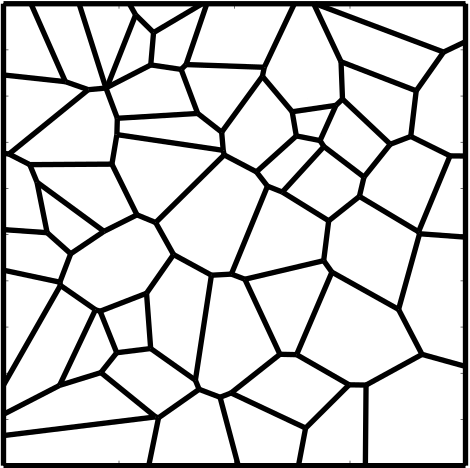
%> input picture Matlab/VoronoiMesh.png, 470 x 468 px
$ octave ConvergencePlots.m   (GNU Octave 9; MATLAB toolbox functions it lacks are replaced by stand-ins)
%> lines starting %> are read from the running program, lines starting %| are printed output that depends on the picture
%shape = 'quads';
%shape = 'triangles';
shape = 'voronoi';

switch shape
    case 'triangles'
%%%%%%%%%%%%%%%%%Triangles

h = [0.10101525445522107, 0.05018856132284956, 0.025141822757713456, 0.012525468249897755,...
     0.006261260829309998];

% [20 lines of commented-out code are left out]
H1ElectricError   = [0.0066018410182922815, 0.0016411111026913435, 0.00044293381731688947, 0.00010903206288271363, 2.69209350699779e-05];

H1MagneticError   = [0.013916958988976465, 0.006632633060020177, 0.00372081132305619, 0.001893495679319807, 0.0009284458222196577];

LSElectricError   = [0.002041269627697175, 0.0006152802610260516, 0.00017070912473269724, 4.6754403928177344e-05, 1.170543230598739e-05];

LSMagneticError   = [0.01111020396711591, 0.005866282975280072, 0.0035693959489202197, 0.00188762738616006, 0.0009262574324497253];

PiecewiseElectric = [0.002142036493849704, 0.0006506890054289756, 0.0001895306417710418, 5.11705921121986e-05, 1.2792573358683945e-05];

PiecewiseMagnetic = [0.011056580633680776, 0.0058626406802457474, 0.0035694745399296127, 0.001887214331824036, 0.0009262413268502271];
set(gca,'FontSize',15)
hold on
%Pick a basis point for the triangle
xseed = 0.9*h(5)+h(4)*0.1;
yseed = 0.01*0.25+0.001*.75;
%desiredSlope Of triangle
slope = 2;
%Another x point
xnext = h(4);


b = log10(yseed/(xseed^slope));


ynext = 10^(b)*xnext^slope;


x = [xseed, xseed,xnext,ynext];
%secondtitle = 'Triangles';


%Plotting the electric field
figure(1)
clf
loglog(h,H1ElectricError,'o','LineWidth',3,'color','k');
hold on
loglog(h,LSElectricError,'d','LineWidth',3,'color','b');
loglog(h,PiecewiseElectric,'s','Linewidth',3,'color','r');
loglog(h,H1ElectricError,'LineWidth',2,'Color','k');
loglog(h,LSElectricError,'--','LineWidth',2,'Color','b');
loglog(h,PiecewiseElectric,':','Linewidth',2,'Color','r');

set(gca,'FontSize',15)
set(gca,'linewidth',2)
hold on
%Pick a basis point for the triangle
xseed = 0.9*h(5)+h(4)*0.1;
yseed = 0.00005;
%desiredSlope Of triangle
slope = 2;
%Another x point
xnext = h(4);


b = log10(yseed/(xseed^slope));


ynext = 10^(b)*xnext^slope;


x = [xseed, xseed, xnext, xseed];
y = [yseed, ynext, ynext, yseed];

loglog(x,y,'LineWidth',2,'Color','k')

%text(xseed*0.7+0.3*xnext,ynext+0.003,'1','Fontsize',15)
%text(xseed-0.001,0.5*yseed+0.5*ynext,'2','Fontsize',15)


%title('Triangular Mesh')


%Now the ticks
%The x-axis
leftaxis = 0.005;
rightaxis = 0.13;
upaxis = 0.012;
downaxis = 10e-6;

axis([leftaxis rightaxis downaxis upaxis])

legend('E','LS', 'GI')
legend('Location','northwest')

%Plotting The magnetic Field
test = imread('TriangularMesh.png');
axes('position',[0.657 0.145 0.225 0.25]);
imagesc(test)
set(gca,'YTickLabel',[]);
set(gca,'XTickLabel',[]);
figure(2)
clf
loglog(h,H1MagneticError,'o','LineWidth',3,'color','k')
hold on
loglog(h,LSMagneticError,'d','LineWidth',3,'color','b')
loglog(h,PiecewiseMagnetic,'s','Linewidth',3,'color','r');
loglog(h,H1MagneticError,'LineWidth',2,'Color','k')
loglog(h,LSMagneticError,'--','LineWidth',2,'Color','b')
loglog(h,PiecewiseMagnetic,':','Linewidth',2,'Color','r');
set(gca,'FontSize',15)
set(gca,'linewidth',2)

hold on

%Pick a basis point for the triangle
xseed = h(4)*0.05+0.95*h(5);
yseed = 0.0015;
%desiredSlope Of triangle
slope = 1;
%Another x point
xnext = h(4);


b = log10(yseed/(xseed^slope));


ynext = 10^(b)*xnext^slope;


x = [xseed, xseed, xnext, xseed];
y = [yseed, ynext, ynext, yseed];

loglog(x,y,'Linewidth',2,Color','k')


% [18 lines of commented-out code are left out]

leftaxis = 0.005;
rightaxis = 0.13;
downaxis = 0.0008;
upaxis = 0.015;

axis([leftaxis rightaxis downaxis upaxis])
%xlabel('Mesh Size')

ax = log10(leftaxis);
bx = log10(rightaxis);
tx = ax:(bx-ax)/10:bx;
tx = 10.^(tx);
ay = log10(downaxis);
by = log10(upaxis);
ty = ay:(by-ay)/10:by;
ty = 10.^(ty);

legend('E','LS','GI')
legend('Location','northwest')
%xticks(tx)
%yticks(ty)

%grid on
test = imread('TriangularMesh.png');
axes('position',[0.657 0.145 0.225 0.25]);
imagesc(test)
set(gca,'YTickLabel',[]);
set(gca,'XTickLabel',[]);


    case 'quads'
%%%%%%%%%%%%%%%%%%%PerturbedSquares
%h = [0.471405,0.235702,0.122975,0.0614875,0.0310816,0.0155408,0.00779781];
%The above was the older mesh-size

h = [0.16666666666666666, 0.08333333333333333, 0.043478260869565216, 0.021739130434782608,...
     0.010989010989010988];%, 0.005494505494505494,0.0027548209366391185];

% [19 lines of commented-out code are left out]
H1ElectricError   = [0.001774417930875261, 0.0010062351690206253, 0.0002637642679525955, 6.217070950806123e-05, 1.3907865683591227e-05];

H1MagneticError   = [0.009534427732761534, 0.0035522498596006944, 0.001532968126216255, 0.0007127225108885281, 0.00035083375879386953];

LSElectricError   = [0.0014160587476318531, 0.0006517541819406749, 0.00020518795705137482, 5.000458408800789e-05, 1.0699521313429111e-05];

LSMagneticError   = [0.0040488875151531685, 0.002820666782822637, 0.0013537170267334609, 0.0006746512980229448, 0.0003395070590210928];

PiecewiseElectric = [0.0008751450878900018, 0.0003225251494994439, 0.00014529896989628577, 3.593982412134691e-05, 5.572181166640876e-06];

PiecewiseMagnetic = [0.003722607642478202, 0.002700378986463313, 0.0013390200102385234, 0.0006729085824221313, 0.00033906931857913345];

figure(1)

clf

loglog(h,H1ElectricError,'o','LineWidth',3,'color','k')
hold on
loglog(h,LSElectricError,'d','LineWidth',3,'color','b')
loglog(h,PiecewiseElectric,'s','Linewidth',3,'color','r');
loglog(h,H1ElectricError,'LineWidth',2,'Color','k')
loglog(h,LSElectricError,'--','LineWidth',2,'Color','b')
loglog(h,PiecewiseElectric,':','Linewidth',2,'color','r');
%loglog(h,10^(1)*h.^(1.8))
hold on
%Pick a basis point for the triangle
xseed = 0.95*h(5)+0.05*h(4);
yseed = 0.000025;
%desiredSlope Of triangle
slope = 2;
%Another x point
xnext = h(4);


b = log10(yseed/(xseed^slope));


ynext = 10^(b)*xnext^slope;


x = [xseed, xseed, xnext, xseed];
y = [yseed, ynext, ynext, yseed];

loglog(x,y,'r','LineWidth',2,'Color','k')
set(gca,'FontSize',15)
set(gca,'linewidth',2)
% [10 lines of commented-out code are left out]

leftaxis = 0.009;
rightaxis = 0.18;
downaxis = 0.000004;
upaxis = 0.0022;

axis([leftaxis rightaxis downaxis upaxis])


ax = log10(leftaxis);
bx = log10(rightaxis);
tx = ax:(bx-ax)/10:bx;
tx = 10.^(tx);
ay = log10(downaxis);
by = log10(upaxis);
ty = ay:(by-ay)/10:by;
ty = 10.^(ty);

legend('E','LS', 'GI')
legend('Location','northwest')
%xti16cks(tx)
%yticks(ty)

test = imread('PerturbedSquaresMesh.png');
axes('position',[0.657 0.145 0.225 0.25]);
imagesc(test)
set(gca,'YTickLabel',[]);
set(gca,'XTickLabel',[]);


%grid on


%Plotting The magnetic Field

figure(2)
clf
loglog(h,H1MagneticError,'o','LineWidth',3,'color','k')
hold on
loglog(h,LSMagneticError,'d','LineWidth',3,'color','b')
loglog(h,PiecewiseMagnetic,'s','Linewidth',3,'color','r');
loglog(h,H1MagneticError,'LineWidth',2,'Color','k')
loglog(h,LSMagneticError,'--','LineWidth',2,'Color','b')
loglog(h,PiecewiseMagnetic,':','Linewidth',2,'color','r');

hold on

%Pick a basis point for the triangle
xseed = h(4)*0.05+0.95*h(5);
yseed = 0.0005;
%desiredSlope Of triangle
slope = 1;
%Another x point
xnext = h(4);


b = log10(yseed/(xseed^slope));


ynext = 10^(b)*xnext^slope;


x = [xseed, xseed, xnext, xseed];
y = [yseed, ynext, ynext, yseed];

loglog(x,y,'LineWidth',2,'Color','k')


%text(xseed*0.7+0.3*xnext,ynext+0.01+0.01,'1','FontSize',15)
%text(xseed-0.0015,0.5*yseed+0.5*ynext,'1','FontSize',15)

set(gca,'FontSize',15)
set(gca,'linewidth',2)


% [5 lines of commented-out code are left out]

leftaxis = 0.009;
rightaxis = 0.18;
downaxis = 0.00025;
upaxis = 0.012;

axis([leftaxis rightaxis downaxis upaxis])


ax = log10(leftaxis);
bx = log10(rightaxis);
tx = ax:(bx-ax)/10:bx;
tx = 10.^(tx);
ay = log10(downaxis);
by = log10(upaxis);
ty = ay:(by-ay)/10:by;
ty = 10.^(ty);


%xticks(tx)
%yticks(ty)


legend('E','LS','GI')
legend('Location','northwest')
test = imread('PerturbedSquaresMesh.png');
axes('position',[0.657 0.145 0.225 0.25]);
imagesc(test)
set(gca,'YTickLabel',[]);
set(gca,'XTickLabel',[]);
    case 'voronoi'
%%%%%%%%%%%%%%%%%%%%%%%%%%Voronoi

%h = [0.12803687993289598, 0.06772854614785964, 0.03450327796711771, 0.017476749542968805,...
%     0.008787156237382746];%, 0.004419676355414694,0.0022139558199118672];

%ElectricError = [0.4846671385368301, 0.17629056352803815, 0.0894535222510598, 0.013677866376455412,...
%    0.006616196310031363];

%MagneticError = [4.418879142501644, 2.4900590603987354, 1.2075527434363857, 0.5879063547722386,...
% 0.276556530752596];

h = [0.12803687993289598, 0.06772854614785964, 0.03450327796711771, 0.017476749542968805,0.008787156237382746];

% [19 lines of commented-out code are left out]
H1ElectricError   = [0.00845940149671967, 0.0029779545406830566, 0.0007088809050338395, 0.00018380482499734087, 4.7407445420933354e-05];

H1MagneticError   = [0.02310924244551625, 0.011438436350391148, 0.005374986983259667, 0.0025580663010301456, 0.0012266852950447824];

LSElectricError   = [0.002041269627697175, 0.0006152802610260516, 0.00017070912473269724, 4.6754403928177344e-05, 1.170543230598739e-05];

LSMagneticError   = [0.01111020396711591, 0.005866282975280072, 0.0035693959489202197, 0.00188762738616006, 0.0009262574324497253];

PiecewiseElectric = [0.003814593166903991, 0.001316450788757688, 0.0011579456279979844, 0.00013411656251855646, 8.374815634413833e-05];

PiecewiseMagnetic = [0.01716968221857468, 0.00978890083640975, 0.004768700680518675, 0.002337061575947633, 0.0011041751607145534];


figure(1)

clf

loglog(h,H1ElectricError,'o','LineWidth',3,'color','k')
hold on
loglog(h,LSElectricError,'d','LineWidth',3,'color','b')
loglog(h,PiecewiseElectric,'s','Linewidth',3,'color','r');
loglog(h,H1ElectricError,'LineWidth',2,'Color','k')
loglog(h,LSElectricError,'--','LineWidth',2,'Color','b')
loglog(h,PiecewiseElectric,':','Linewidth',2,'color','r');
hold on
%Pick a basis point for the triangle
xseed = 0.9*h(5)+h(4)*0.1;
%yseed = 0.0124;
yseed = 0.00015;
%desiredSlope Of triangle
slope = 2;
%Another x point
xnext = h(4)*0.95+0.05*h(5);


b = log10(yseed/(xseed^slope));


ynext = 10^(b)*xnext^slope;


x = [xseed, xseed, xnext, xseed];
y = [yseed, ynext, ynext, yseed];

loglog(x,y,'LineWidth',2,'Color','k')

%text(xseed*0.7+0.3*xnext,ynext+0.001+0.0035,'1','FontSize',15)
%text(xseed-0.0012,0.5*yseed+0.5*ynext,'2','FontSize',15)
set(gca,'FontSize',15)
set(gca,'linewidth',2)


% [12 lines of commented-out code are left out]

leftaxis  = 0.008;
rightaxis = 0.15;
upaxis = 0.01;
downaxis = 0.0000075;
axis([leftaxis rightaxis downaxis upaxis])
%xlabel('Mesh Size')

ax = log10(leftaxis);
bx = log10(rightaxis);
tx = ax:(bx-ax)/10:bx;
tx = 10.^(tx);
ay = log10(downaxis);
by = log10(upaxis);
ty = ay:(by-ay)/10:by;
ty = 10.^(ty);

%ylabel('Error On Electric Field')

%xticks(tx)
%yticks(ty)
%grid on

legend('E','LS','GI')
legend('Location','northwest')


test = imread('VoronoiMesh.png');
%> test is the input picture: size 468x470x3 uint8; min 0, max 255, mean 209.3
axes('position',[0.657 0.145 0.225 0.25]);
imagesc(test)
set(gca,'YTickLabel',[]);
set(gca,'XTickLabel',[]);
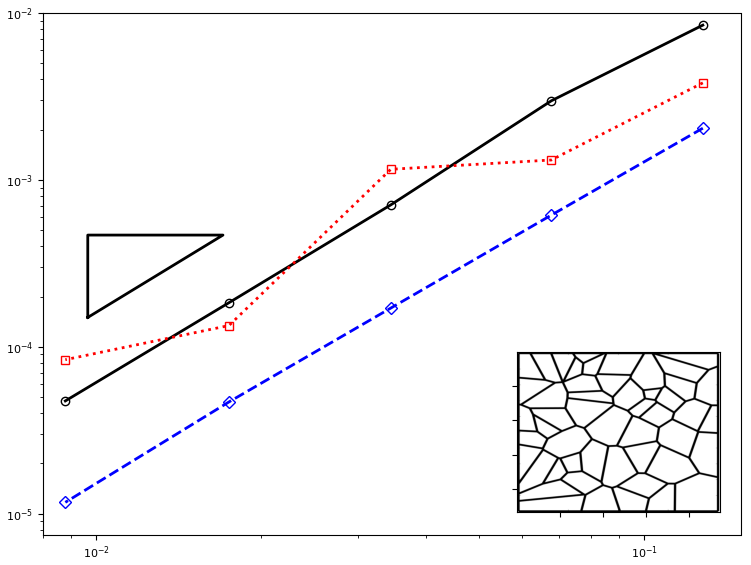
%> figure redrawn from the program's plot data, 2 panels


%Plotting The magnetic Field

figure(2)
clf
loglog(h,H1MagneticError,'o','LineWidth',3,'color','k')
hold on
loglog(h,LSMagneticError,'d','LineWidth',3,'color','b')
loglog(h,PiecewiseMagnetic,'s','Linewidth',3,'color','r');
loglog(h,H1MagneticError,'LineWidth',2,'Color','k')
loglog(h,LSMagneticError,'--','LineWidth',2,'Color','b')
loglog(h,PiecewiseMagnetic,':','Linewidth',2,'color','r');


hold on

%Pick a basis point for the triangle
%xseed = h(4)*0.25+0.75*h(5);
%yseed = 0.45;
xseed = 0.95*h(5)+0.05*h(4);
yseed = 0.0015;
%desiredSlope Of triangle
slope = 1;
%Another x point
%xnext = h(4);
xnext = h(5)*0.05+0.95*h(4);


b = log10(yseed/(xseed^slope));


ynext = 10^(b)*xnext^slope;


x = [xseed, xseed, xnext, xseed];
y = [yseed, ynext, ynext, yseed];

loglog(x,y,'LineWidth',2,'Color','k')


%text(xseed*0.7+0.3*xnext,ynext+0.01+0.01+0.01+0.01+0.01,'1','FontSize',15)
%text(xseed-0.0015/1.5,0.5*yseed+0.5*ynext,'1','fontSize',15)


set(gca,'FontSize',15)
set(gca,'linewidth',2)


% [11 lines of commented-out code are left out]
leftaxis = 0.008;
rightaxis = 0.15;
downaxis = 0.0008;
upaxis = 0.026;
axis([leftaxis rightaxis downaxis upaxis])
%xlabel('Mesh Size')

ax = log10(leftaxis);
bx = log10(rightaxis);
tx = ax:(bx-ax)/10:bx;
tx = 10.^(tx);
ay = log10(downaxis);
by = log10(upaxis);
ty = ay:(by-ay)/10:by;
ty = 10.^(ty);

%xticks(tx)
%yticks(ty)

%grid on
legend('E','LS','GI')
legend('Location','northwest')

test = imread('VoronoiMesh.png');
axes('position',[0.657 0.145 0.225 0.25]);
imagesc(test)
set(gca,'YTickLabel',[]);
set(gca,'XTickLabel',[]);
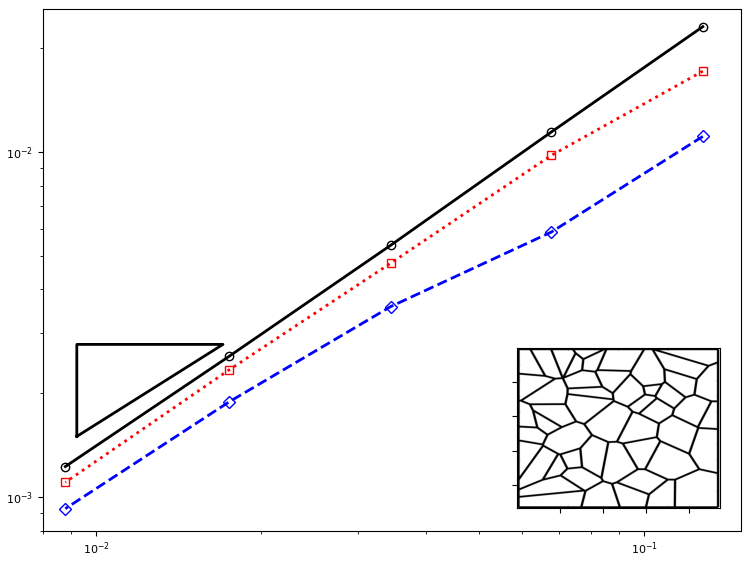
%> figure redrawn from the program's plot data, 2 panels
end
